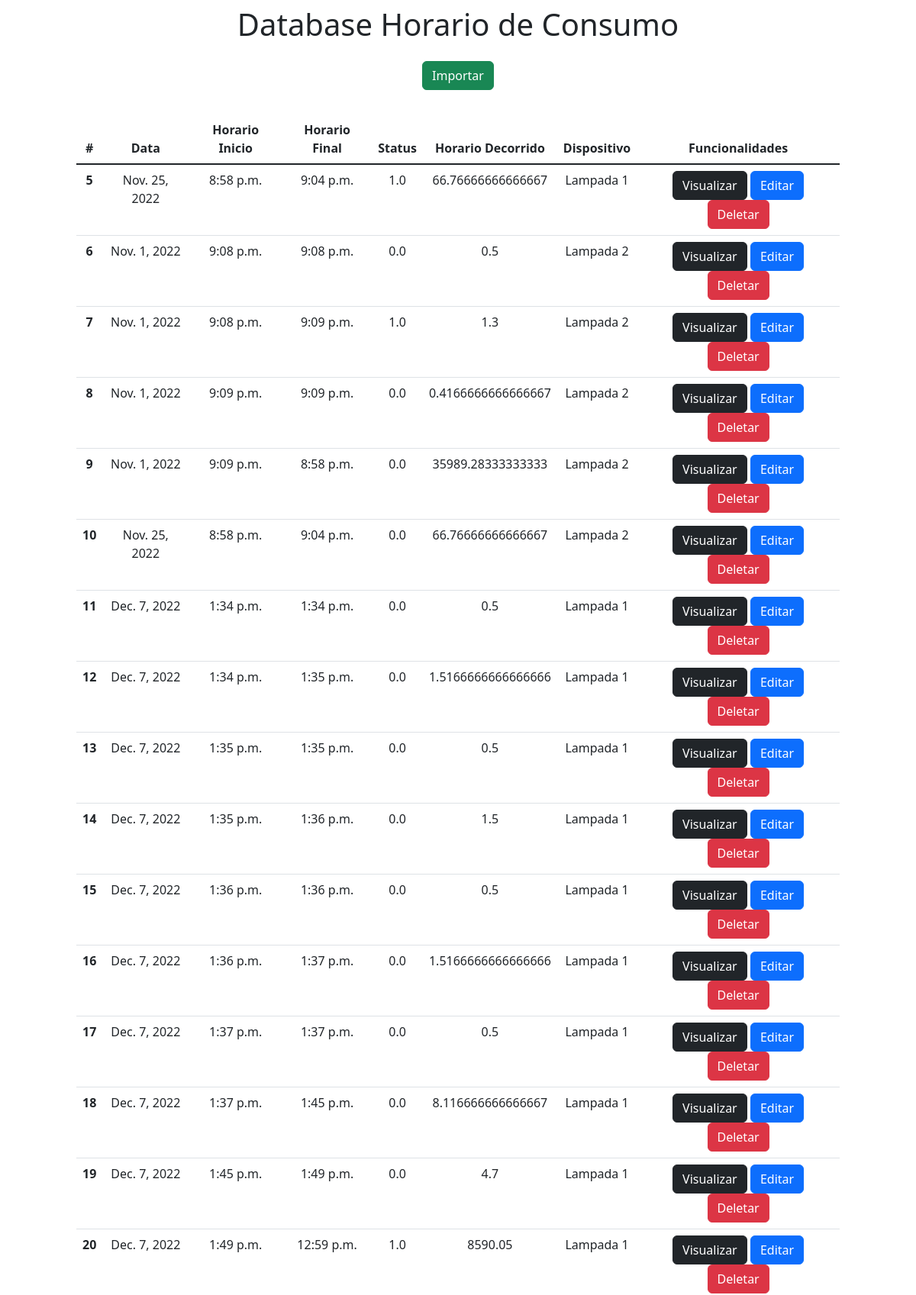
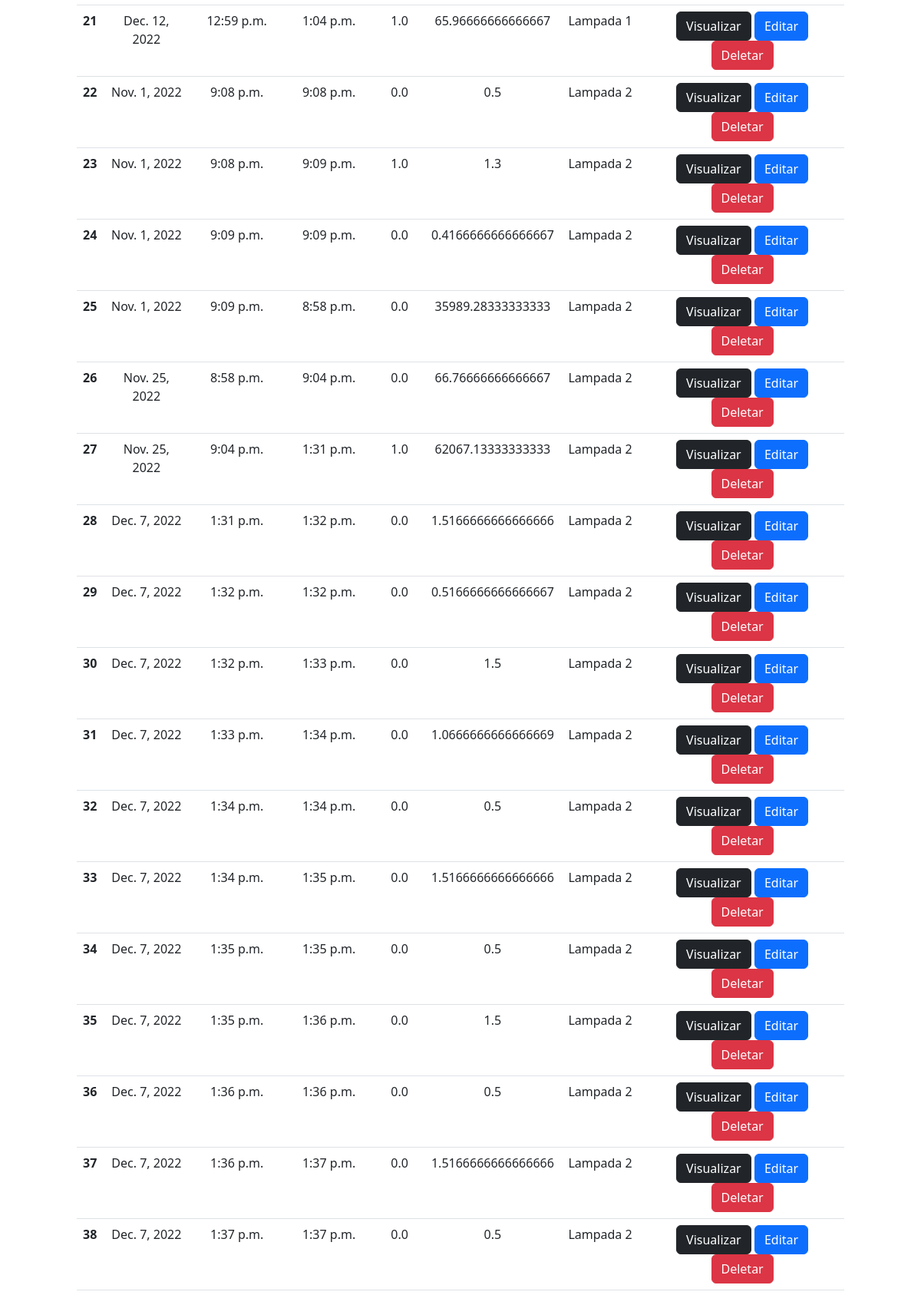
Screenshot of /database/ (upper part) with the database file from the repository (2 pictures, top to bottom).
### importcloud/models.py (models this page shows)
class modeloDatabase(models.Model):
    data = models.DateField()
    horarioi = models.TimeField()
    horariof = models.TimeField()
    status = models.FloatField()
    decorrido = models.IntegerField()
    dispositivo = models.ForeignKey(modeloDispositivo, on_delete=models.DO_NOTHING, null=True)

### dispositivos/models.py (models this page shows)
class modeloDispositivo(models.Model):
    nome = models.CharField(max_length=150, null=True)
    objetivo = models.CharField(max_length=150, null=True)
    urlcloud = models.CharField(max_length=300, null=True)
    def __str__(self) -> str:
        return self.nome

### importcloud/views.py (the view)
# urls.py: path('database/', views.database, name='home'),
def database(request):
    data = {}
    data['db'] = modeloDatabase.objects.all()
    return render(request, 'database.html', data)

### importcloud/templates/database.html (shortened to what this page needs)
<!DOCTYPE html>
<html lang="en">
<head>
    <link href="https://cdn.jsdelivr.net/npm/bootstrap@5.2.0/dist/css/bootstrap.min.css" rel="stylesheet">
</head>
<body>
    <div class="col-8 m-auto pt-2 pb-2 text-center">
         <h1>Database Horario de Consumo</h1>
    </div>
    <div class="col-8 m-auto pt-2 pb-2 text-center">
         <a href="/form" class="btn btn-success">Importar</a>
    </div>
    <div class="col-10 m-auto pt-4 pb-2 text-center">
          <table class="table">
          <thead>
            <tr>
              <th scope="col">#</th>
              <th scope="col">Data</th>
              <th scope="col">Horario Inicio</th>
              <th scope="col">Horario Final</th>
              <th scope="col">Status</th>
              <th scope="col">Horario Decorrido</th>
              <th scope="col">Dispositivo</th>
              <th scope="col">Funcionalidades</th>
            </tr>
          </thead>
          <tbody class="table-group-divider">
            {% for item in db %}
                <tr>
                  <th>{{item.id}}</th>
                  <td>{{item.data}}</td>
                  <td>{{item.horarioi}}</td>
                  <td>{{item.horariof}}</td>
                  <td>{{item.status}}</td>
                  <td>{{item.decorrido}}</td>
                  <td>{{item.dispositivo}}</td>
                  <td>
                    <a href="/view/{{item.id}}/" class="btn btn-dark">Visualizar</a>
                    <a href="/edit/{{item.id}}/" class="btn btn-primary">Editar</a>
                    <a href="/delete/{{item.id}}/" class="btn btn-danger btnDel">Deletar</a>
                  </td>
                </tr>
            {% endfor %}
          </tbody>
        </table>
    </div>
    {% load static %}
</body>
</html>

### rows the page displays
modeloDatabase: id "5", data "Nov. 25, 2022", horarioi "8:58 p.m.", horariof "9:04 p.m.", status "1.0", decorrido "66.76666666666667", dispositivo "Lampada 1"
modeloDatabase: id "6", data "Nov. 1, 2022", horarioi "9:08 p.m.", horariof "9:08 p.m.", status "0.0", decorrido "0.5", dispositivo "Lampada 2"
modeloDatabase: id "7", data "Nov. 1, 2022", horarioi "9:08 p.m.", horariof "9:09 p.m.", status "1.0", decorrido "1.3", dispositivo "Lampada 2"
modeloDatabase: id "8", data "Nov. 1, 2022", horarioi "9:09 p.m.", horariof "9:09 p.m.", status "0.0", decorrido "0.4166666666666667", dispositivo "Lampada 2"
modeloDatabase: id "9", data "Nov. 1, 2022", horarioi "9:09 p.m.", horariof "8:58 p.m.", status "0.0", decorrido "35989.28333333333", dispositivo "Lampada 2"
modeloDatabase: id "10", data "Nov. 25, 2022", horarioi "8:58 p.m.", horariof "9:04 p.m.", status "0.0", decorrido "66.76666666666667", dispositivo "Lampada 2"
modeloDatabase: id "11", data "Dec. 7, 2022", horarioi "1:34 p.m.", horariof "1:34 p.m.", status "0.0", decorrido "0.5", dispositivo "Lampada 1"
modeloDatabase: id "12", data "Dec. 7, 2022", horarioi "1:34 p.m.", horariof "1:35 p.m.", status "0.0", decorrido "1.5166666666666666", dispositivo "Lampada 1"
modeloDatabase: id "13", data "Dec. 7, 2022", horarioi "1:35 p.m.", horariof "1:35 p.m.", status "0.0", decorrido "0.5", dispositivo "Lampada 1"
modeloDatabase: id "14", data "Dec. 7, 2022", horarioi "1:35 p.m.", horariof "1:36 p.m.", status "0.0", decorrido "1.5", dispositivo "Lampada 1"
modeloDatabase: id "15", data "Dec. 7, 2022", horarioi "1:36 p.m.", horariof "1:36 p.m.", status "0.0", decorrido "0.5", dispositivo "Lampada 1"
modeloDatabase: id "16", data "Dec. 7, 2022", horarioi "1:36 p.m.", horariof "1:37 p.m.", status "0.0", decorrido "1.5166666666666666", dispositivo "Lampada 1"
modeloDatabase: id "17", data "Dec. 7, 2022", horarioi "1:37 p.m.", horariof "1:37 p.m.", status "0.0", decorrido "0.5", dispositivo "Lampada 1"
modeloDatabase: id "18", data "Dec. 7, 2022", horarioi "1:37 p.m.", horariof "1:45 p.m.", status "0.0", decorrido "8.116666666666667", dispositivo "Lampada 1"
modeloDatabase: id "19", data "Dec. 7, 2022", horarioi "1:45 p.m.", horariof "1:49 p.m.", status "0.0", decorrido "4.7", dispositivo "Lampada 1"
modeloDatabase: id "20", data "Dec. 7, 2022", horarioi "1:49 p.m.", horariof "12:59 p.m.", status "1.0", decorrido "8590.05", dispositivo "Lampada 1"
modeloDatabase: id "21", data "Dec. 12, 2022", horarioi "12:59 p.m.", horariof "1:04 p.m.", status "1.0", decorrido "65.96666666666667", dispositivo "Lampada 1"
modeloDatabase: id "22", data "Nov. 1, 2022", horarioi "9:08 p.m.", horariof "9:08 p.m.", status "0.0", decorrido "0.5", dispositivo "Lampada 2"
modeloDatabase: id "23", data "Nov. 1, 2022", horarioi "9:08 p.m.", horariof "9:09 p.m.", status "1.0", decorrido "1.3", dispositivo "Lampada 2"
modeloDatabase: id "24", data "Nov. 1, 2022", horarioi "9:09 p.m.", horariof "9:09 p.m.", status "0.0", decorrido "0.4166666666666667", dispositivo "Lampada 2"
modeloDatabase: id "25", data "Nov. 1, 2022", horarioi "9:09 p.m.", horariof "8:58 p.m.", status "0.0", decorrido "35989.28333333333", dispositivo "Lampada 2"
modeloDatabase: id "26", data "Nov. 25, 2022", horarioi "8:58 p.m.", horariof "9:04 p.m.", status "0.0", decorrido "66.76666666666667", dispositivo "Lampada 2"
modeloDatabase: id "27", data "Nov. 25, 2022", horarioi "9:04 p.m.", horariof "1:31 p.m.", status "1.0", decorrido "62067.13333333333", dispositivo "Lampada 2"
modeloDatabase: id "28", data "Dec. 7, 2022", horarioi "1:31 p.m.", horariof "1:32 p.m.", status "0.0", decorrido "1.5166666666666666", dispositivo "Lampada 2"
modeloDatabase: id "29", data "Dec. 7, 2022", horarioi "1:32 p.m.", horariof "1:32 p.m.", status "0.0", decorrido "0.5166666666666667", dispositivo "Lampada 2"
modeloDatabase: id "30", data "Dec. 7, 2022", horarioi "1:32 p.m.", horariof "1:33 p.m.", status "0.0", decorrido "1.5", dispositivo "Lampada 2"
modeloDatabase: id "31", data "Dec. 7, 2022", horarioi "1:33 p.m.", horariof "1:34 p.m.", status "0.0", decorrido "1.0666666666666669", dispositivo "Lampada 2"
modeloDatabase: id "32", data "Dec. 7, 2022", horarioi "1:34 p.m.", horariof "1:34 p.m.", status "0.0", decorrido "0.5", dispositivo "Lampada 2"
modeloDatabase: id "33", data "Dec. 7, 2022", horarioi "1:34 p.m.", horariof "1:35 p.m.", status "0.0", decorrido "1.5166666666666666", dispositivo "Lampada 2"
modeloDatabase: id "34", data "Dec. 7, 2022", horarioi "1:35 p.m.", horariof "1:35 p.m.", status "0.0", decorrido "0.5", dispositivo "Lampada 2"
modeloDatabase: id "35", data "Dec. 7, 2022", horarioi "1:35 p.m.", horariof "1:36 p.m.", status "0.0", decorrido "1.5", dispositivo "Lampada 2"
modeloDatabase: id "36", data "Dec. 7, 2022", horarioi "1:36 p.m.", horariof "1:36 p.m.", status "0.0", decorrido "0.5", dispositivo "Lampada 2"
modeloDatabase: id "37", data "Dec. 7, 2022", horarioi "1:36 p.m.", horariof "1:37 p.m.", status "0.0", decorrido "1.5166666666666666", dispositivo "Lampada 2"
modeloDatabase: id "38", data "Dec. 7, 2022", horarioi "1:37 p.m.", horariof "1:37 p.m.", status "0.0", decorrido "0.5", dispositivo "Lampada 2"
